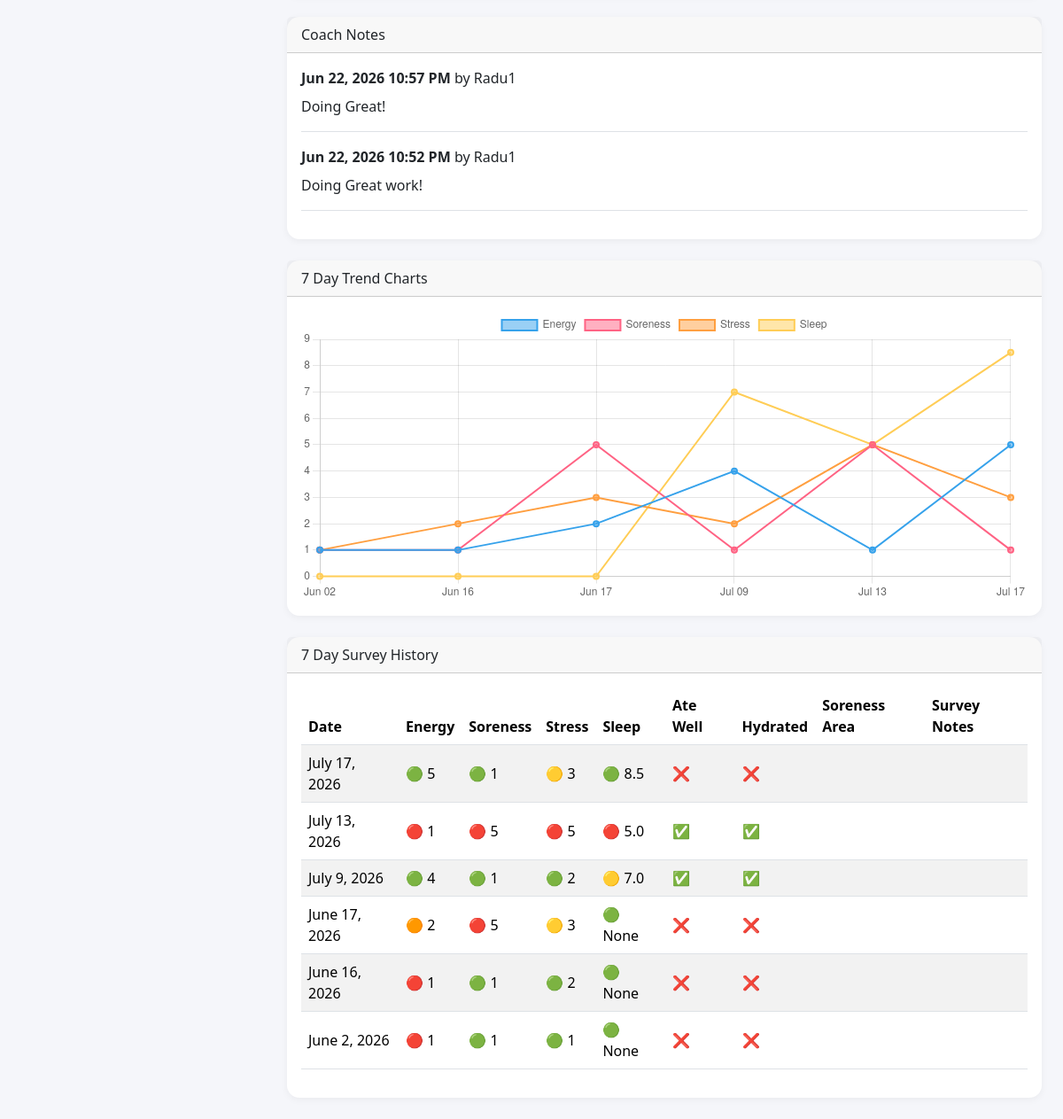
Page /coaches/athlete/7/ (signed in, lower part) on the earlier database version.
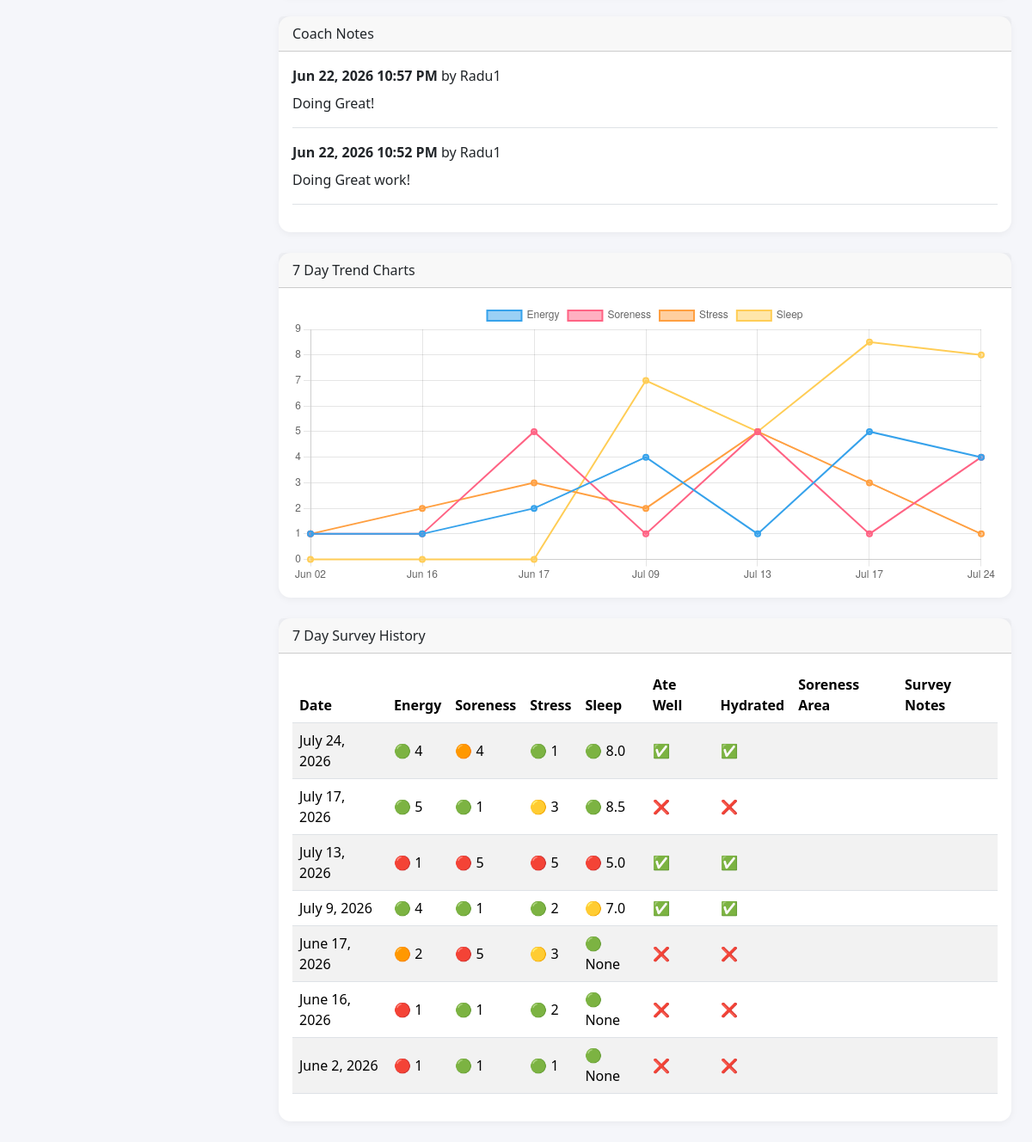
Same page on the later database version.
### coaches/models.py (models this page shows, shortened)
class CoachNote(models.Model):
    athlete = models.ForeignKey(
        settings.AUTH_USER_MODEL,
        on_delete=models.CASCADE,
        related_name='coach_notes'
    )
    coach = models.ForeignKey(
        settings.AUTH_USER_MODEL,
        on_delete=models.CASCADE,
        related_name='notes_written'
    )
    note = models.TextField()
    created_at = models.DateTimeField(auto_now_add=True)
    class Meta:
        ordering = ['-created_at']

### accounts/models.py (models this page shows)
class User(AbstractUser):
    ROLE_CHOICES = [
        ('admin', 'Admin'),
        ('head_coach', 'Head Coach'),
        ('coach', 'Coach'),
        ('athlete', 'Athlete'),
        ('parent', 'Parent'),
    ]
    role = models.CharField(max_length=20, choices=ROLE_CHOICES)

### surveys/models.py (models this page shows, shortened)
class DailySurvey(models.Model):
    athlete = models.ForeignKey(
        settings.AUTH_USER_MODEL,
        on_delete=models.CASCADE,
        related_name='daily_surveys'
    )
    survey_date = models.DateField()
    SCORE_CHOICES = [
        (1, '1 - Very Low'),
        (2, '2 - Low'),
        (3, '3 - Okay'),
        (4, '4 - Good'),
        (5, '5 - Great'),
    ]
    energy = models.PositiveSmallIntegerField(choices=SCORE_CHOICES, default=3)
    soreness = models.PositiveSmallIntegerField(choices=SCORE_CHOICES, default=3)
    stress = models.PositiveSmallIntegerField(choices=SCORE_CHOICES, default=3)
    sleep_hours = models.DecimalField(max_digits=4, decimal_places=1, null=True, blank=True)
    ate_well = models.BooleanField(default=False)
    hydrated = models.BooleanField(default=False)
    soreness_area = models.CharField(max_length=100, blank=True)
    notes = models.TextField(blank=True)
    created_at = models.DateTimeField(auto_now_add=True)
    class Meta:
        unique_together = ('athlete', 'survey_date')
        ordering = ['-survey_date', '-created_at']

### coaches/views.py (the view, shortened to what this page needs)
# urls.py: path('athlete/<int:athlete_id>/', athlete_detail, name='athlete_detail'),
@login_required
def athlete_detail(request, athlete_id):
    if request.user.role not in ['coach', 'head_coach']:
        return render(request, 'coaches/not_allowed.html', {
            'role': request.user.role,
            'username': request.user.username,
        })
    if request.user.role == 'head_coach':
        assignment = CoachAthleteAssignment.objects.filter(
            athlete_id=athlete_id
        ).select_related('athlete', 'coach').first()
    else:
        assignment = CoachAthleteAssignment.objects.filter(
            coach=request.user,
            athlete_id=athlete_id
        ).select_related('athlete', 'coach').first()
    if not assignment:
        return render(request, 'coaches/not_allowed.html', {
            'role': request.user.role,
            'username': request.user.username,
        })
    athlete = assignment.athlete
    athlete_profile = AthleteProfile.objects.filter(
        user=athlete
    ).first()
    surveys = DailySurvey.objects.filter(
        athlete=athlete
    ).order_by('-survey_date')[:7]
    chart_surveys = list(reversed(surveys))
    chart_labels = [survey.survey_date.strftime("%b %d") for survey in chart_surveys]
    energy_data = [survey.energy for survey in chart_surveys]
    soreness_data = [survey.soreness for survey in chart_surveys]
    stress_data = [survey.stress for survey in chart_surveys]
    sleep_data = [
        float(survey.sleep_hours) if survey.sleep_hours is not None else 0
        for survey in chart_surveys
    ]
    notes = CoachNote.objects.filter(
        athlete=athlete
    ).select_related('coach')[:10]
    attendance_records = AttendanceRecord.objects.filter(
        athlete=athlete
    ).order_by('-attendance_date')[:10]
    attendance_total = AttendanceRecord.objects.filter(
        athlete=athlete
    ).count()
    attendance_present = AttendanceRecord.objects.filter(
        athlete=athlete,
        status='present'
    ).count()
    attendance_late = AttendanceRecord.objects.filter(
        athlete=athlete,
        status='late'
    ).count()
    attendance_absent = AttendanceRecord.objects.filter(
        athlete=athlete,
        status='absent'
    ).count()
    attendance_excused = AttendanceRecord.objects.filter(
        athlete=athlete,
        status='excused'
    ).count()
    if attendance_total > 0:
        attendance_rate = round(((attendance_present + attendance_late) / attendance_total) * 100)
    else:
        attendance_rate = 0
    athlete_skills = AthleteSkill.objects.filter(
        athlete=athlete
    ).select_related('skill', 'coach')
    skills_by_event = {
        'vault': [],
        'bars': [],
        'beam': [],
        'floor': [],
        'strength': [],
        'flexibility': [],
    }
    for athlete_skill in athlete_skills:
        skills_by_event[athlete_skill.skill.event].append(athlete_skill)
    athlete_videos = AthleteVideo.objects.filter(
        athlete=athlete
    ).select_related('skill', 'uploaded_by')
    videos_by_event = {
        'vault': [],
        'bars': [],
        'beam': [],
        'floor': [],
        'strength': [],
        'flexibility': [],
        'other': [],
    }
    for video in athlete_videos:
        videos_by_event[video.event].append(video)
    return render(request, 'coaches/athlete_detail.html', {
        'athlete': athlete,
        'athlete_profile': athlete_profile,
        'coach': assignment.coach,
        'surveys': surveys,
        'notes': notes,
        'chart_labels': chart_labels,
        'energy_data': energy_data,
        'soreness_data': soreness_data,
        'stress_data': stress_data,
        'sleep_data': sleep_data,
        'attendance_records': attendance_records,
        'attendance_total': attendance_total,
        'attendance_present': attendance_present,
        'attendance_late': attendance_late,
        'attendance_absent': attendance_absent,
        'attendance_excused': attendance_excused,
        'attendance_rate': attendance_rate,
        'skills_by_event': skills_by_event,
        'videos_by_event': videos_by_event,
    })

### communications/context_processors.py (called while the page is built)
def notification_context(request):
    if not request.user.is_authenticated:
        return {
            'global_notifications': [],
            'global_unread_notification_count': 0,
        }
    unread_notifications = (
        Notification.objects
        .filter(
            recipient=request.user,
            is_read=False
        )
        .order_by('-created_at')
    )
    return {
        'global_notifications': unread_notifications[:5],
        'global_unread_notification_count': (
            unread_notifications.count()
        ),
    }

### coaches/templates/coaches/athlete_detail.html (shortened to what this page needs)
{% extends "base.html" %}
{% block content %}
<div class="card mb-4">
    <div class="card-header">Coach Notes</div>
    <div class="card-body">
        {% if notes %}
            {% for note in notes %}
                <div class="border-bottom pb-3 mb-3">
                    <strong>{{ note.created_at|date:"M d, Y g:i A" }}</strong>
                    by {{ note.coach.username }}
                    <p class="mb-0 mt-2">{{ note.note }}</p>
                </div>
            {% endfor %}
        {% else %}
            <p class="mb-0">No coach notes yet.</p>
        {% endif %}
    </div>
</div>
<div class="card mb-4">
    <div class="card-header">7 Day Trend Charts</div>
    <div class="card-body">
        {% if surveys %}
            <canvas id="wellnessChart" height="120"></canvas>
        {% else %}
            <p class="mb-0">No surveys found for this athlete.</p>
        {% endif %}
    </div>
</div>
{% if surveys %}
<div class="card">
    <div class="card-header">7 Day Survey History</div>
    <div class="card-body">
        <div class="table-responsive">
            <table class="table table-striped align-middle">
                <thead>
                    <tr>
                        <th>Date</th>
                        <th>Energy</th>
                        <th>Soreness</th>
                        <th>Stress</th>
                        <th>Sleep</th>
                        <th>Ate Well</th>
                        <th>Hydrated</th>
                        <th>Soreness Area</th>
                        <th>Survey Notes</th>
                    </tr>
                </thead>
                <tbody>
                    {% for survey in surveys %}
                    <tr>
                        <td>{{ survey.survey_date }}</td>
                        <td>{% if survey.energy == 1 %}🔴{% elif survey.energy == 2 %}🟠{% elif survey.energy == 3 %}🟡{% else %}🟢{% endif %} {{ survey.energy }}</td>
                        <td>{% if survey.soreness == 5 %}🔴{% elif survey.soreness == 4 %}🟠{% elif survey.soreness == 3 %}🟡{% else %}🟢{% endif %} {{ survey.soreness }}</td>
                        <td>{% if survey.stress == 5 %}🔴{% elif survey.stress == 4 %}🟠{% elif survey.stress == 3 %}🟡{% else %}🟢{% endif %} {{ survey.stress }}</td>
                        <td>{% if survey.sleep_hours < 6 %}🔴{% elif survey.sleep_hours < 7 %}🟠{% elif survey.sleep_hours < 8 %}🟡{% else %}🟢{% endif %} {{ survey.sleep_hours }}</td>
                        <td>{% if survey.ate_well %}✅{% else %}❌{% endif %}</td>
                        <td>{% if survey.hydrated %}✅{% else %}❌{% endif %}</td>
                        <td>{{ survey.soreness_area }}</td>
                        <td>{{ survey.notes }}</td>
                    </tr>
                    {% endfor %}
                </tbody>
            </table>
        </div>
    </div>
</div>
<script>
    const labels = {{ chart_labels|safe }};
    const data = {
        labels: labels,
        datasets: [
            {
                label: 'Energy',
                data: {{ energy_data|safe }},
                borderWidth: 2
            },
            {
                label: 'Soreness',
                data: {{ soreness_data|safe }},
                borderWidth: 2
            },
            {
                label: 'Stress',
                data: {{ stress_data|safe }},
                borderWidth: 2
            },
            {
                label: 'Sleep',
                data: {{ sleep_data|safe }},
                borderWidth: 2
            }
        ]
    };
    new Chart(
        document.getElementById('wellnessChart'),
        {
            type: 'line',
            data: data,
            options: {
                responsive: true,
                scales: {
                    y: {
                        beginAtZero: true
                    }
                }
            }
        }
    );
</script>
{% endif %}
{% endblock %}

Differences in the rows shown:
added DailySurvey: survey_date "July 24, 2026", energy "4", soreness "4", stress "1", sleep_hours "8.0"
Other differences:
chart data {{ energy_data|safe }}: [1, 1, 2, 4, 1, 5] → [1, 1, 2, 4, 1, 5, 4]
chart data {{ soreness_data|safe }}: [1, 1, 5, 1, 5, 1] → [1, 1, 5, 1, 5, 1, 4]
chart data {{ stress_data|safe }}: [1, 2, 3, 2, 5, 3] → [1, 2, 3, 2, 5, 3, 1]
chart data {{ sleep_data|safe }}: [0, 0, 0, 7.0, 5.0, 8.5] → [0, 0, 0, 7.0, 5.0, 8.5, 8.0]
